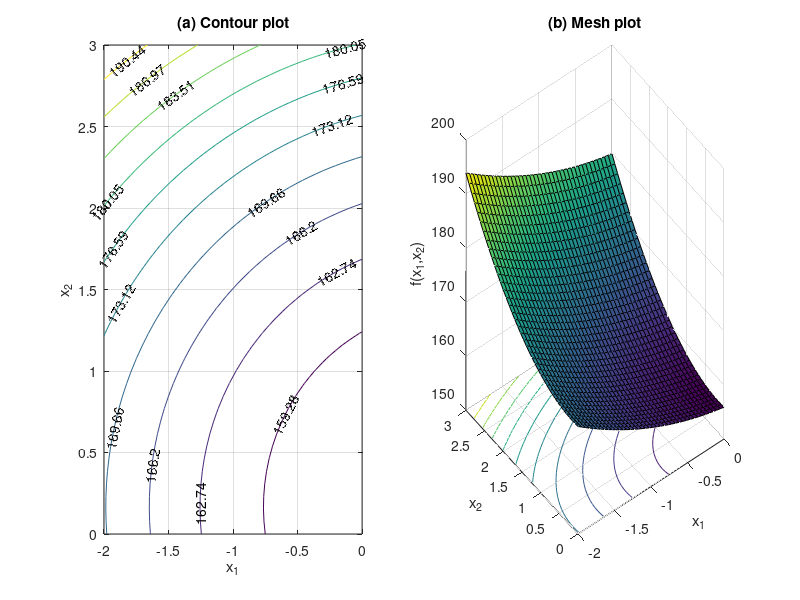

This figure's MATLAB source:
%%Problem7_11

clc,clear
x=linspace(-2,0,40);
y=linspace(0,3,40);
[X,Y] = meshgrid(x,y);
Z=2*X.^2+3*Y.^2-4*X*Y-Y-3*X;
subplot(1,2,1);
cs=contour(X,Y,Z);
clabel(cs);
xlabel('x_1');
ylabel('x_2');
title('(a) Contour plot');grid;
subplot(1,2,2);
cs=surfc(X,Y,Z);
zmin=floor(min(Z));
zmax=ceil(max(Z));
xlabel('x_1');
ylabel('x_2');
zlabel('f(x_1,x_2)');
title('(b) Mesh plot');
 
f=@(x) 2*x(1).^2+3*x(2).^2-4*x(1)*x(2)-x(2)-3*x(1);
[x,fval]=fminsearch(f,[-0.5,0.5])
